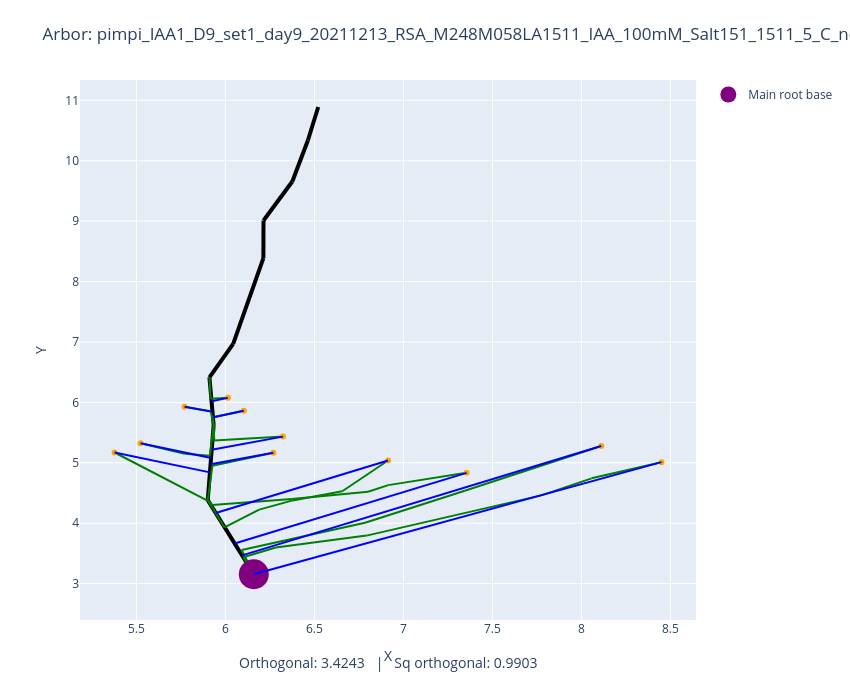

Here is the notebook cell this chart was saved with:
### Code cell
plot_arbors(fname, 0, 0.5)

### Figure 1 — Plotly figure (JSON) as saved in the notebook; plotly's stock layout.template omitted (floating-point values rounded to 4 significant figures)
{"data": [{"line": {"color": "black", "width": 4}, "mode": "lines", "showlegend": false, "type": "scatter", "x": [6.159, 5.901], "y": [3.154, 4.381]}, {"line": {"color": "black", "width": 4}, "mode": "lines", "showlegend": false, "type": "scatter", "x": [5.901, 5.934], "y": [4.381, 5.624]}, {"line": {"color": "black", "width": 4}, "mode": "lines", "showlegend": false, "type": "scatter", "x": [5.934, 5.91], "y": [5.624, 6.414]}, {"line": {"color": "black", "width": 4}, "mode": "lines", "showlegend": false, "type": "scatter", "x": [5.91, 6.044], "y": [6.414, 6.967]}, {"line": {"color": "black", "width": 4}, "mode": "lines", "showlegend": false, "type": "scatter", "x": [6.044, 6.213], "y": [6.967, 8.388]}, {"line": {"color": "black", "width": 4}, "mode": "lines", "showlegend": false, "type": "scatter", "x": [6.213, 6.214], "y": [8.388, 9.011]}, {"line": {"color": "black", "width": 4}, "mode": "lines", "showlegend": false, "type": "scatter", "x": [6.214, 6.376], "y": [9.011, 9.657]}, {"line": {"color": "black", "width": 4}, "mode": "lines", "showlegend": false, "type": "scatter", "x": [6.376, 6.463], "y": [9.657, 10.34]}, {"line": {"color": "black", "width": 4}, "mode": "lines", "showlegend": false, "type": "scatter", "x": [6.463, 6.521], "y": [10.34, 10.89]}, {"line": {"color": "green", "width": 2}, "mode": "lines", "showlegend": false, "type": "scatter", "x": [8.45, 8.057], "y": [5.01, 4.742]}, {"line": {"color": "green", "width": 2}, "mode": "lines", "showlegend": false, "type": "scatter", "x": [8.057, 7.775], "y": [4.742, 4.46]}, {"line": {"color": "green", "width": 2}, "mode": "lines", "showlegend": false, "type": "scatter", "x": [7.775, 6.793], "y": [4.46, 3.794]}, {"line": {"color": "green", "width": 2}, "mode": "lines", "showlegend": false, "type": "scatter", "x": [6.793, 6.283], "y": [3.794, 3.596]}, {"line": {"color": "green", "width": 2}, "mode": "lines", "showlegend": false, "type": "scatter", "x": [6.283, 6.1], "y": [3.596, 3.435]}, {"line": {"color": "green", "width": 2}, "mode": "lines", "showlegend": false, "type": "scatter", "x": [6.1, 6.159], "y": [3.435, 3.154]}, {"line": {"color": "green", "width": 2}, "mode": "lines", "showlegend": false, "type": "scatter", "x": [8.112, 7.345], "y": [5.278, 4.535]}, {"line": {"color": "green", "width": 2}, "mode": "lines", "showlegend": false, "type": "scatter", "x": [7.345, 6.785], "y": [4.535, 4.006]}, {"line": {"color": "green", "width": 2}, "mode": "lines", "showlegend": false, "type": "scatter", "x": [6.785, 6.091], "y": [4.006, 3.557]}, {"line": {"color": "green", "width": 2}, "mode": "lines", "showlegend": false, "type": "scatter", "x": [6.091, 6.159], "y": [3.557, 3.154]}, {"line": {"color": "green", "width": 2}, "mode": "lines", "showlegend": false, "type": "scatter", "x": [6.914, 6.657], "y": [5.038, 4.529]}, {"line": {"color": "green", "width": 2}, "mode": "lines", "showlegend": false, "type": "scatter", "x": [6.657, 6.378], "y": [4.529, 4.377]}, {"line": {"color": "green", "width": 2}, "mode": "lines", "showlegend": false, "type": "scatter", "x": [6.378, 6.19], "y": [4.377, 4.224]}, {"line": {"color": "green", "width": 2}, "mode": "lines", "showlegend": false, "type": "scatter", "x": [6.19, 5.994], "y": [4.224, 3.932]}, {"line": {"color": "green", "width": 2}, "mode": "lines", "showlegend": false, "type": "scatter", "x": [5.994, 5.901], "y": [3.932, 4.381]}, {"line": {"color": "green", "width": 2}, "mode": "lines", "showlegend": false, "type": "scatter", "x": [7.355, 6.915], "y": [4.833, 4.63]}, {"line": {"color": "green", "width": 2}, "mode": "lines", "showlegend": false, "type": "scatter", "x": [6.915, 6.801], "y": [4.63, 4.52]}, {"line": {"color": "green", "width": 2}, "mode": "lines", "showlegend": false, "type": "scatter", "x": [6.801, 6.373], "y": [4.52, 4.398]}, {"line": {"color": "green", "width": 2}, "mode": "lines", "showlegend": false, "type": "scatter", "x": [6.373, 5.925], "y": [4.398, 4.3]}, {"line": {"color": "green", "width": 2}, "mode": "lines", "showlegend": false, "type": "scatter", "x": [5.925, 5.901], "y": [4.3, 4.381]}, {"line": {"color": "green", "width": 2}, "mode": "lines", "showlegend": false, "type": "scatter", "x": [6.269, 5.927], "y": [5.167, 4.949]}, {"line": {"color": "green", "width": 2}, "mode": "lines", "showlegend": false, "type": "scatter", "x": [5.927, 5.901], "y": [4.949, 4.381]}, {"line": {"color": "green", "width": 2}, "mode": "lines", "showlegend": false, "type": "scatter", "x": [6.323, 5.937], "y": [5.433, 5.367]}, {"line": {"color": "green", "width": 2}, "mode": "lines", "showlegend": false, "type": "scatter", "x": [5.937, 5.934], "y": [5.367, 5.624]}, {"line": {"color": "green", "width": 2}, "mode": "lines", "showlegend": false, "type": "scatter", "x": [6.103, 5.928], "y": [5.861, 5.75]}, {"line": {"color": "green", "width": 2}, "mode": "lines", "showlegend": false, "type": "scatter", "x": [5.928, 5.934], "y": [5.75, 5.624]}, {"line": {"color": "green", "width": 2}, "mode": "lines", "showlegend": false, "type": "scatter", "x": [6.014, 5.917], "y": [6.074, 6.061]}, {"line": {"color": "green", "width": 2}, "mode": "lines", "showlegend": false, "type": "scatter", "x": [5.917, 5.91], "y": [6.061, 6.414]}, {"line": {"color": "green", "width": 2}, "mode": "lines", "showlegend": false, "type": "scatter", "x": [5.77, 5.918], "y": [5.927, 5.854]}, {"line": {"color": "green", "width": 2}, "mode": "lines", "showlegend": false, "type": "scatter", "x": [5.918, 5.934], "y": [5.854, 5.624]}, {"line": {"color": "green", "width": 2}, "mode": "lines", "showlegend": false, "type": "scatter", "x": [5.523, 5.771], "y": [5.323, 5.147]}, {"line": {"color": "green", "width": 2}, "mode": "lines", "showlegend": false, "type": "scatter", "x": [5.771, 5.913], "y": [5.147, 5.116]}, {"line": {"color": "green", "width": 2}, "mode": "lines", "showlegend": false, "type": "scatter", "x": [5.913, 5.934], "y": [5.116, 5.624]}, {"line": {"color": "green", "width": 2}, "mode": "lines", "showlegend": false, "type": "scatter", "x": [5.377, 5.899], "y": [5.17, 4.375]}, {"line": {"color": "green", "width": 2}, "mode": "lines", "showlegend": false, "type": "scatter", "x": [5.899, 5.901], "y": [4.375, 4.381]}, {"marker": {"color": "orange"}, "mode": "markers", "showlegend": false, "type": "scatter", "x": [8.45], "y": [5.01]}, {"marker": {"color": "orange"}, "mode": "markers", "showlegend": false, "type": "scatter", "x": [8.112], "y": [5.278]}, {"marker": {"color": "orange"}, "mode": "markers", "showlegend": false, "type": "scatter", "x": [6.914], "y": [5.038]}, {"marker": {"color": "orange"}, "mode": "markers", "showlegend": false, "type": "scatter", "x": [7.355], "y": [4.833]}, {"marker": {"color": "orange"}, "mode": "markers", "showlegend": false, "type": "scatter", "x": [6.269], "y": [5.167]}, {"marker": {"color": "orange"}, "mode": "markers", "showlegend": false, "type": "scatter", "x": [6.323], "y": [5.433]}, {"marker": {"color": "orange"}, "mode": "markers", "showlegend": false, "type": "scatter", "x": [6.103], "y": [5.861]}, {"marker": {"color": "orange"}, "mode": "markers", "showlegend": false, "type": "scatter", "x": [6.014], "y": [6.074]}, {"marker": {"color": "orange"}, "mode": "markers", "showlegend": false, "type": "scatter", "x": [5.77], "y": [5.927]}, {"marker": {"color": "orange"}, "mode": "markers", "showlegend": false, "type": "scatter", "x": [5.523], "y": [5.323]}, {"marker": {"color": "orange"}, "mode": "markers", "showlegend": false, "type": "scatter", "x": [5.377], "y": [5.17]}, {"marker": {"color": "purple", "size": 30}, "mode": "markers", "name": "Main root base", "type": "scatter", "x": [6.159], "y": [3.154]}, {"line": {"color": "blue"}, "mode": "lines", "showlegend": false, "type": "scatter", "x": [8.45, 6.159], "y": [5.01, 3.154]}, {"line": {"color": "blue"}, "mode": "lines", "showlegend": false, "type": "scatter", "x": [8.112, 6.094], "y": [5.278, 3.467]}, {"line": {"color": "blue"}, "mode": "lines", "showlegend": false, "type": "scatter", "x": [6.914, 5.946], "y": [5.038, 4.169]}, {"line": {"color": "blue"}, "mode": "lines", "showlegend": false, "type": "scatter", "x": [7.355, 6.052], "y": [4.833, 3.664]}, {"line": {"color": "blue"}, "mode": "lines", "showlegend": false, "type": "scatter", "x": [6.269, 5.917], "y": [5.167, 4.975]}, {"line": {"color": "blue"}, "mode": "lines", "showlegend": false, "type": "scatter", "x": [6.323, 5.923], "y": [5.433, 5.216]}, {"line": {"color": "blue"}, "mode": "lines", "showlegend": false, "type": "scatter", "x": [6.103, 5.93], "y": [5.861, 5.754]}, {"line": {"color": "blue"}, "mode": "lines", "showlegend": false, "type": "scatter", "x": [6.014, 5.922], "y": [6.074, 6.018]}, {"line": {"color": "blue"}, "mode": "lines", "showlegend": false, "type": "scatter", "x": [5.77, 5.927], "y": [5.927, 5.842]}, {"line": {"color": "blue"}, "mode": "lines", "showlegend": false, "type": "scatter", "x": [5.523, 5.919], "y": [5.323, 5.08]}, {"line": {"color": "blue"}, "mode": "lines", "showlegend": false, "type": "scatter", "x": [5.377, 5.913], "y": [5.17, 4.841]}], "layout": {"annotations": [{"font": {"size": 14}, "showarrow": false, "text": "Orthogonal: 3.4243   |   Sq orthogonal: 0.9903", "x": 0.5, "xref": "paper", "y": -0.1, "yref": "paper"}], "height": 700, "margin": {"b": 80, "t": 80}, "title": {"text": "Arbor: pimpi_IAA1_D9_set1_day9_20211213_RSA_M248M058LA1511_IAA_100mM_Salt151_1511_5_C_noiaa.csv   |   G=0, alpha=0.5"}, "width": 850, "xaxis": {"autorange": true, "range": [5.183, 8.644], "title": {"text": "X"}, "type": "linear"}, "yaxis": {"autorange": true, "range": [2.397, 11.34], "title": {"text": "Y"}, "type": "linear"}}}
